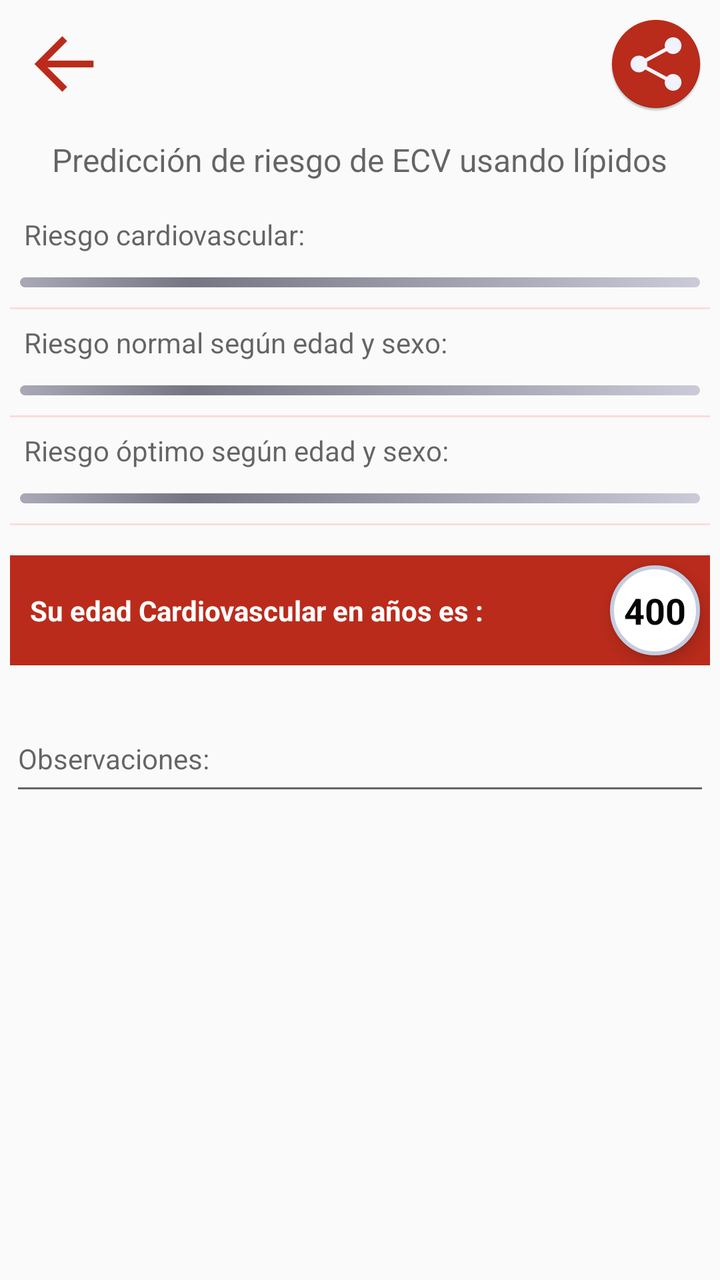
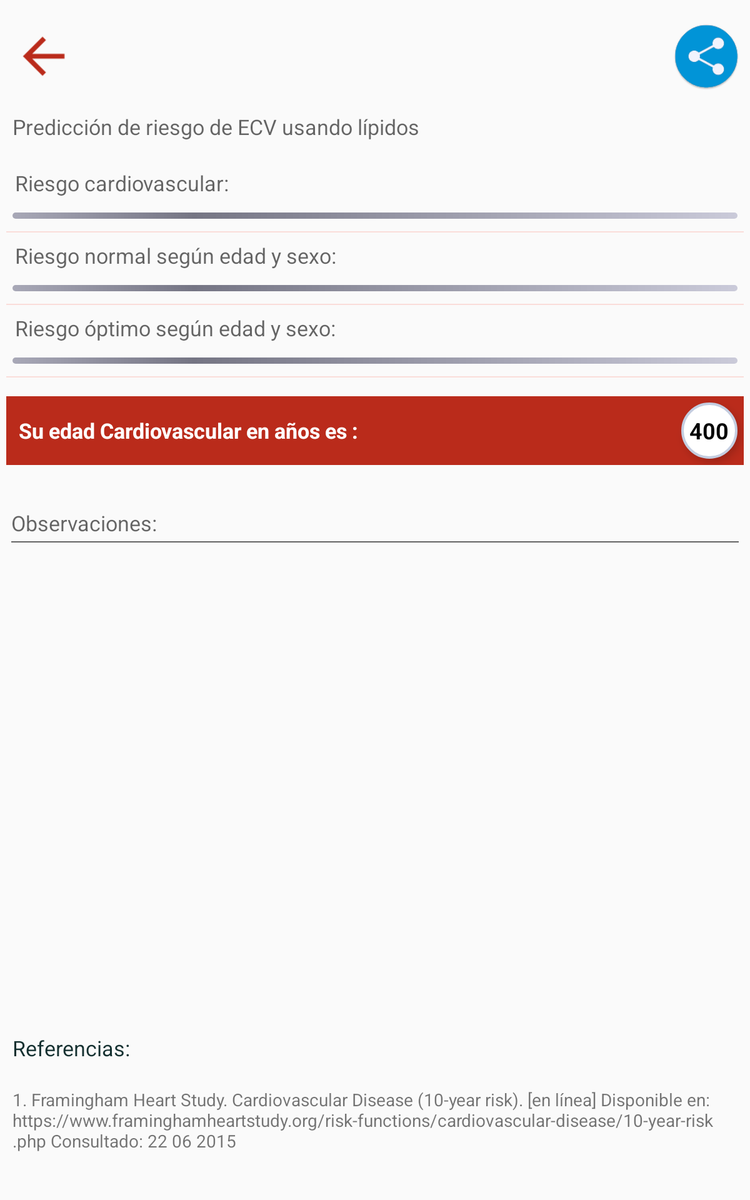

Two renders of one Android screen. The first uses the default layout on a phone; the second uses the alternative layout the repository ships for a different screen configuration, on a matching device. The two XML files are below.
<!-- AndroidManifest.xml: application theme AppTheme -->
<!-- res/layout/view_results_two.xml -->
<?xml version="1.0" encoding="utf-8"?>
<RelativeLayout xmlns:android="http://schemas.android.com/apk/res/android"
    android:layout_width="match_parent"
    android:layout_height="match_parent"
    android:id="@+id/containerDialog"
    android:orientation="vertical">

    <RelativeLayout
        android:orientation="horizontal"
        android:layout_width="match_parent"
        android:layout_height="wrap_content"
        android:id="@+id/linearLayout"
        android:gravity="center"
        android:elevation="5dp">

        <ImageView
            android:id="@+id/Btn_Previous"
            android:layout_width="wrap_content"
            android:layout_height="wrap_content"
            android:layout_gravity="left"

            android:layout_margin="5dp"
            android:src="@mipmap/ic_previous"
            android:padding="3dp" />

        <ImageView
            android:id="@+id/Btn_Share"
            android:layout_width="wrap_content"
            android:layout_height="wrap_content"
            android:layout_gravity="right"
            android:src="@mipmap/ic_share"
            android:layout_alignParentEnd="true"
            android:layout_margin="5dp"
            android:padding="3dp" />
    </RelativeLayout>

    <ScrollView
        android:id="@+id/scrollView2"
        android:layout_width="match_parent"
        android:layout_height="match_parent"
        android:layout_alignParentEnd="true"
        android:layout_alignParentLeft="true"
        android:layout_alignParentRight="true"
        android:layout_alignParentStart="true"
        android:layout_below="@+id/linearLayout"
        android:layout_above="@+id/scrollView3">

        <LinearLayout
            android:layout_width="match_parent"
            android:layout_height="wrap_content"
            android:gravity="center|center_horizontal"
            android:orientation="vertical"
            android:padding="5dp"
            android:weightSum="1">

            <TextView
                android:layout_width="wrap_content"
                android:layout_height="wrap_content"
                android:textAppearance="?android:attr/textAppearanceMedium"
                android:text="@string/title_item1"
                android:id="@+id/textView11"
                android:layout_marginBottom="10dp"
                android:textSize="@dimen/fontSizeTitle" />

            <TextView
                android:id="@+id/textViewResult1"
                android:layout_width="match_parent"
                android:layout_height="wrap_content"
                android:layout_gravity="left|center_vertical"
                android:layout_margin="5dp"
                android:text="@string/message_risk"
                android:textAppearance="?android:attr/textAppearanceMedium"
                android:textSize="@dimen/fontSize"
                android:padding="2dp" />

            <ProgressBar
                android:id="@+id/progressBar1"
                style="?android:attr/progressBarStyleHorizontal"
                android:layout_width="match_parent"
                android:layout_height="5dp"
                android:layout_margin="5dp"
                android:max="100"
                android:maxHeight="30dp"
                android:progressDrawable="@drawable/custom_progressbar"
                android:indeterminate="false" />

            <View
                android:layout_width="match_parent"
                android:layout_height="1dp"
                android:layout_marginTop="5dp"
                android:background="#FADDDA" />
            <TextView
                android:id="@+id/textViewResult2"
                android:layout_width="match_parent"
                android:layout_height="wrap_content"
                android:layout_gravity="left|center_vertical"
                android:layout_margin="5dp"
                android:text="@string/message_risk1"
                android:textAppearance="?android:attr/textAppearanceMedium"
                android:textSize="@dimen/fontSize"
                android:padding="2dp" />

            <ProgressBar
                android:id="@+id/progressBar2"
                style="?android:attr/progressBarStyleHorizontal"
                android:layout_width="match_parent"
                android:layout_height="5dp"
                android:layout_margin="5dp"
                android:max="100"
                android:maxHeight="30dp"
                android:progressDrawable="@drawable/custom_progressbar"
                android:indeterminate="false" />

            <View
                android:layout_width="match_parent"
                android:layout_height="1dp"
                android:layout_marginTop="5dp"
                android:background="#FADDDA" />
            <TextView
                android:id="@+id/textViewResult3"
                android:layout_width="match_parent"
                android:layout_height="wrap_content"
                android:layout_gravity="left|center_vertical"
                android:layout_margin="5dp"
                android:text="@string/message_risk2"
                android:textAppearance="?android:attr/textAppearanceMedium"
                android:textSize="@dimen/fontSize"
                android:padding="2dp" />

            <ProgressBar
                android:id="@+id/progressBar3"
                style="?android:attr/progressBarStyleHorizontal"
                android:layout_width="match_parent"
                android:layout_height="5dp"
                android:layout_margin="5dp"
                android:max="100"
                android:maxHeight="30dp"
                android:progressDrawable="@drawable/custom_progressbar"
                android:indeterminate="false" />

            <View
                android:layout_width="match_parent"
                android:layout_height="1dp"
                android:layout_marginTop="5dp"
                android:background="#FADDDA"
                android:layout_marginBottom="5dp" />

            <RelativeLayout
                android:orientation="horizontal"
                android:layout_width="match_parent"
                android:layout_height="55dp"
                android:background="@color/colorPrimary"
                android:layout_marginTop="10dp"
                android:layout_marginBottom="10dp"
                android:gravity="center_vertical">

                <TextView
                    android:layout_width="200dp"
                    android:layout_height="wrap_content"
                    android:textAppearance="?android:attr/textAppearanceSmall"
                    android:text="@string/message_risk3"
                    android:id="@+id/textView14"
                    android:textColor="#ffffff"
                    android:textSize="@dimen/fontSize"

                    android:textStyle="bold"
                    android:layout_centerVertical="true"
                    android:layout_alignParentLeft="true"
                    android:layout_alignParentStart="true"
                    android:layout_marginLeft="10dp"
                    android:layout_marginTop="10dp"
                    android:layout_marginBottom="10dp"
                    android:layout_toStartOf="@+id/container"
                    android:layout_toLeftOf="@+id/container" />

                <LinearLayout
                    android:orientation="vertical"
                    android:layout_width="45dp"
                    android:layout_height="45dp"
                    android:background="@drawable/shape"
                    android:id="@+id/container"
                    android:elevation="5dp"
                    android:layout_centerVertical="true"
                    android:layout_alignParentRight="true"
                    android:layout_alignParentEnd="true"
                    android:layout_margin="5dp"
                    android:gravity="center_vertical|center_horizontal">

                    <TextView
                        android:layout_width="wrap_content"
                        android:layout_height="wrap_content"
                        android:textAppearance="?android:attr/textAppearanceMedium"
                        android:text="400"
                        android:id="@+id/textViewResultYears"
                        android:textStyle="bold"
                        android:textColor="#050505"
                        android:textSize="18dp" />
                </LinearLayout>

            </RelativeLayout>

            <EditText
                android:layout_width="match_parent"
                android:layout_height="50dp"
                android:inputType="textMultiLine"
                android:hint="@string/observations"
                android:ems="10"
                android:textSize="@dimen/fontSize"
                android:id="@+id/editTextObservation"
                android:layout_marginTop="10dp"
                android:layout_marginBottom="30dp"
                android:layout_weight="0.10" />

        </LinearLayout>
    </ScrollView>

    <ScrollView
        android:layout_width="fill_parent"
        android:layout_height="100dp"
        android:id="@+id/scrollView3"
        android:layout_alignParentBottom="true"
        android:visibility="invisible">

        <LinearLayout
            android:orientation="vertical"
            android:layout_width="match_parent"
            android:layout_height="100dp">

            <TextView
                android:layout_width="wrap_content"
                android:layout_height="wrap_content"
                android:textAppearance="?android:attr/textAppearanceLarge"
                android:text="@string/references"
                android:id="@+id/textView21"
                android:layout_margin="10dp"
                android:layout_gravity="left"
                android:textSize="@dimen/fontSizeTitle" />

            <TextView
                android:layout_width="wrap_content"
                android:layout_height="wrap_content"
                android:textAppearance="?android:attr/textAppearanceSmall"
                android:text="&lt;b>1.&lt;/b> Halub M, Sidwell R. Cardiac Risk Stratification and Protection. Surg Clin N Am 95 (2015) 217–235. \n\n&lt;b>2.&lt;/b> raus, J, et al. Consenso de evaluación del riesgo cardiovascular en cirugía no cardíaca. Rev Arg Cardiol. 2005;73(5):381-396. "
                android:id="@+id/textViewReference"
                android:textSize="@dimen/fontSizeMin"
                android:layout_marginLeft="5dp"
                android:layout_marginTop="5dp"
                android:layout_marginRight="5dp"
                android:layout_marginBottom="10dp"
                android:layout_margin="10dp" />
        </LinearLayout>
    </ScrollView>

</RelativeLayout>
<!-- resources referenced by this layout -->
<resources>
  <color name="colorPrimary">#BA2B1B</color>
  <dimen name="fontSize">14dip</dimen>
  <dimen name="fontSizeMin">12dip</dimen>
  <dimen name="fontSizeTitle">16dip</dimen>
  <!-- drawable custom_progressbar (drawable) -->
  <?xml version="1.0" encoding="utf-8"?>
  <layer-list xmlns:android="http://schemas.android.com/apk/res/android">
      <item android:id="@android:id/background">
          <shape>
              <corners android:radius="5dip" />
              <gradient
                  android:angle="180"
                  android:centerColor="#757584"
                  android:centerY="0.75"
                  android:endColor="#A8A8B7"
                  android:startColor="#CACAD9" />
          </shape>
      </item>
  
      <item android:id="@android:id/secondaryProgress">
          <clip>
              <shape>
                  <corners android:radius="5dip" />
                  <gradient
                      android:angle="180"
                      android:centerColor="#80ffb600"
                      android:centerY="0.75"
                      android:endColor="#a0ffcb00"
                      android:startColor="#80ffd300" />
              </shape>
          </clip>
      </item>
      <item android:id="@android:id/progress">
          <clip>
              <shape>
                  <corners android:radius="5dip" />
                  <gradient
                      android:angle="180"
                      android:centerColor="@color/icons"
                      android:endColor="@color/blue"
                      android:startColor="@color/colorPrimaryDark" />
              </shape>
          </clip>
      </item>
  
  </layer-list>
  <!-- drawable shape (drawable) -->
  <shape
      xmlns:android="http://schemas.android.com/apk/res/android"
      android:shape="rectangle"   >
  
      <solid
          android:color="#ffffff" >
      </solid>
  
      <stroke
          android:width="2dp"
          android:color="#C4CDE0" >
      </stroke>
  
      <padding
          android:left="5dp"
          android:top="5dp"
          android:right="5dp"
          android:bottom="5dp"    >
      </padding>
  
      <corners
          android:radius="50dp"   >
      </corners>
  
  </shape>
  <!-- mipmap ic_previous: png bitmap (mipmap-hdpi, 43091 bytes) -->
  <!-- mipmap ic_share: png bitmap (mipmap-hdpi, 2894 bytes) -->
  <string name="message_risk">Riesgo cardiovascular:</string>
  <string name="message_risk1">Riesgo normal según edad y sexo:</string>
  <string name="message_risk2">Riesgo óptimo según edad y sexo:</string>
  <string name="message_risk3">Su edad Cardiovascular en años es :</string>
  <string name="observations">Observaciones:</string>
  
       //Message calculation
  <string name="references">Referencias:</string>
  <string name="title_item1">Predicción de riesgo de ECV usando lípidos </string>
  <!-- from res/values-v21/ -->
  <style name="AppTheme" parent="Base.Theme.AppCompat.Light.DarkActionBar">
          
          <item name="colorPrimary">@color/colorPrimary</item>
          <item name="colorPrimaryDark">@color/colorPrimaryDark</item>
          <item name="colorAccent">@color/colorAccent</item>
          <item name="android:textColorPrimary">@color/primary_text</item>
          <item name="android:navigationBarColor">@color/black</item>
      </style>
  <color name="icons">#CF6A5F</color>
  <color name="blue">#033678</color>
  <color name="colorPrimaryDark">#8c0000</color>
  <color name="colorAccent">#d50000</color>
  <color name="primary_text">#FFFFFF</color>
  <color name="black">#080808</color>
</resources>
<!-- res/layout-sw600dp/view_results_two.xml (the repository's variant of the layout above) -->
<!-- drawn on a 7-inch tablet held upright -->
<?xml version="1.0" encoding="utf-8"?>
<RelativeLayout xmlns:android="http://schemas.android.com/apk/res/android"
    android:id="@+id/containerDialog"
    android:layout_width="fill_parent"
    android:layout_height="fill_parent"
    android:minHeight="600dp"
    android:minWidth="600dp"
    android:orientation="vertical">

    <RelativeLayout
        android:id="@+id/linearLayout"
        android:layout_width="match_parent"
        android:layout_height="wrap_content"
        android:layout_marginTop="10dp"
        android:elevation="5dp"
        android:gravity="center"
        android:orientation="horizontal">

        <ImageView
            android:id="@+id/Btn_Previous"
            android:layout_width="60dp"
            android:layout_height="60dp"
            android:layout_gravity="left"
            android:layout_margin="5dp"
            android:padding="3dp"
            android:src="@mipmap/ic_previous" />

        <ImageView
            android:id="@+id/Btn_Share"
            android:layout_width="60dp"
            android:layout_height="60dp"
            android:layout_alignParentEnd="true"
            android:layout_gravity="right"
            android:layout_margin="5dp"
            android:padding="3dp"
            android:src="@mipmap/ic_share" />

    </RelativeLayout>

    <LinearLayout
        android:id="@+id/layout_tittle"
        android:layout_width="match_parent"
        android:layout_height="wrap_content"
        android:layout_below="@+id/linearLayout"
        android:layout_margin="5dp"
        android:gravity="left"
        android:orientation="vertical">

        <TextView
            android:id="@+id/textView11"
            android:layout_width="wrap_content"
            android:layout_height="wrap_content"
            android:text="@string/title_item1"
            android:textAppearance="?android:attr/textAppearanceMedium"
            android:textSize="@dimen/fontSize600"
            android:layout_margin="5dp" />
    </LinearLayout>

    <ScrollView
        android:id="@+id/scrollView2"
        android:layout_width="match_parent"
        android:layout_height="300dp"
        android:layout_alignParentEnd="true"
        android:layout_alignParentLeft="true"
        android:layout_alignParentRight="true"
        android:layout_alignParentStart="true"
        android:layout_below="@+id/layout_tittle"
        android:layout_above="@+id/layout_referencias">

        <LinearLayout
            android:layout_width="match_parent"
            android:layout_height="wrap_content"
            android:gravity="center|center_horizontal"
            android:orientation="vertical"
            android:padding="5dp"
            android:weightSum="1">

            <TextView
                android:id="@+id/textViewResult1"
                android:layout_width="match_parent"
                android:layout_height="wrap_content"
                android:layout_gravity="left|center_vertical"
                android:layout_margin="5dp"
                android:padding="2dp"
                android:text="@string/message_risk"
                android:textAppearance="?android:attr/textAppearanceMedium"
                android:textSize="@dimen/fontSize600" />

            <ProgressBar
                android:id="@+id/progressBar1"
                style="?android:attr/progressBarStyleHorizontal"
                android:layout_width="match_parent"
                android:layout_height="5dp"
                android:layout_margin="5dp"
                android:indeterminate="false"
                android:max="100"
                android:maxHeight="30dp"
                android:progressDrawable="@drawable/custom_progressbar" />

            <View
                android:layout_width="match_parent"
                android:layout_height="1dp"
                android:layout_marginTop="5dp"
                android:background="#FADDDA" />

            <TextView
                android:id="@+id/textViewResult2"
                android:layout_width="match_parent"
                android:layout_height="wrap_content"
                android:layout_gravity="left|center_vertical"
                android:layout_margin="5dp"
                android:padding="2dp"
                android:text="@string/message_risk1"
                android:textAppearance="?android:attr/textAppearanceMedium"
                android:textSize="@dimen/fontSize600" />

            <ProgressBar
                android:id="@+id/progressBar2"
                style="?android:attr/progressBarStyleHorizontal"
                android:layout_width="match_parent"
                android:layout_height="5dp"
                android:layout_margin="5dp"
                android:indeterminate="false"
                android:max="100"
                android:maxHeight="30dp"
                android:progressDrawable="@drawable/custom_progressbar" />

            <View
                android:layout_width="match_parent"
                android:layout_height="1dp"
                android:layout_marginTop="5dp"
                android:background="#FADDDA" />

            <TextView
                android:id="@+id/textViewResult3"
                android:layout_width="match_parent"
                android:layout_height="wrap_content"
                android:layout_gravity="left|center_vertical"
                android:layout_margin="5dp"
                android:padding="2dp"
                android:text="@string/message_risk2"
                android:textAppearance="?android:attr/textAppearanceMedium"
                android:textSize="@dimen/fontSize600" />

            <ProgressBar
                android:id="@+id/progressBar3"
                style="?android:attr/progressBarStyleHorizontal"
                android:layout_width="match_parent"
                android:layout_height="5dp"
                android:layout_margin="5dp"
                android:indeterminate="false"
                android:max="100"
                android:maxHeight="30dp"
                android:progressDrawable="@drawable/custom_progressbar" />

            <View
                android:layout_width="match_parent"
                android:layout_height="1dp"
                android:layout_marginBottom="5dp"
                android:layout_marginTop="5dp"
                android:background="#FADDDA" />

            <RelativeLayout
                android:layout_width="match_parent"
                android:layout_height="55dp"
                android:layout_marginBottom="10dp"
                android:layout_marginTop="10dp"
                android:background="@color/colorPrimary"
                android:gravity="center_vertical"
                android:orientation="horizontal">

                <TextView
                    android:id="@+id/textView14"
                    android:layout_width="200dp"
                    android:layout_height="wrap_content"
                    android:layout_alignParentLeft="true"
                    android:layout_alignParentStart="true"
                    android:layout_centerVertical="true"
                    android:layout_marginBottom="10dp"

                    android:layout_marginLeft="10dp"
                    android:layout_marginTop="10dp"
                    android:layout_toLeftOf="@+id/container"
                    android:layout_toStartOf="@+id/container"
                    android:text="@string/message_risk3"
                    android:textAppearance="?android:attr/textAppearanceSmall"
                    android:textColor="#ffffff"
                    android:textSize="@dimen/fontSize600"
                    android:textStyle="bold" />

                <LinearLayout
                    android:id="@+id/container"
                    android:layout_width="45dp"
                    android:layout_height="45dp"
                    android:layout_alignParentEnd="true"
                    android:layout_alignParentRight="true"
                    android:layout_centerVertical="true"
                    android:layout_margin="5dp"
                    android:background="@drawable/shape"
                    android:elevation="5dp"
                    android:gravity="center_vertical|center_horizontal"
                    android:orientation="vertical">

                    <TextView
                        android:id="@+id/textViewResultYears"
                        android:layout_width="wrap_content"
                        android:layout_height="wrap_content"
                        android:text="400"
                        android:textAppearance="?android:attr/textAppearanceMedium"
                        android:textColor="#050505"
                        android:textSize="18dp"
                        android:textStyle="bold" />
                </LinearLayout>

            </RelativeLayout>

            <EditText
                android:id="@+id/editTextObservation"
                android:layout_width="match_parent"
                android:layout_height="50dp"
                android:layout_marginBottom="30dp"
                android:layout_marginTop="10dp"
                android:layout_weight="0.10"
                android:ems="10"
                android:hint="@string/observations"
                android:inputType="textMultiLine"
                android:textSize="@dimen/fontSize600" />

        </LinearLayout>
    </ScrollView>

    <LinearLayout
        android:id="@+id/layout_referencias"
        android:layout_width="match_parent"
        android:layout_height="wrap_content"
        android:orientation="vertical"
        android:layout_above="@+id/scrollView8">

        <TextView
            android:id="@+id/textView21"
            android:layout_width="match_parent"
            android:layout_height="wrap_content"
            android:layout_gravity="left"
            android:layout_margin="10dp"
            android:text="@string/references"
            android:textAppearance="?android:attr/textAppearanceLarge"
            android:textColor="@color/background_material_dark"
            android:textSize="@dimen/fontSize600"
            android:gravity="left" />
    </LinearLayout>

  <ScrollView
      android:layout_width="match_parent"
      android:layout_height="100dp"
      android:layout_alignParentBottom="true"
      android:id="@+id/scrollView8">


          <LinearLayout
              android:id="@+id/textoReferencias"
              android:layout_width="match_parent"
              android:layout_height="wrap_content"
              android:orientation="vertical">

              <TextView
                  android:id="@+id/textViewReference"
                  android:layout_width="match_parent"
                  android:layout_height="wrap_content"
                  android:layout_margin="10dp"
                  android:layout_marginBottom="10dp"
                  android:layout_marginLeft="5dp"
                  android:layout_marginRight="5dp"
                  android:layout_marginTop="5dp"
                  android:text="@string/ref1"
                  android:textAppearance="?android:attr/textAppearanceSmall"
                  android:textSize="@dimen/fontSize"
                  android:gravity="left" />
          </LinearLayout>


  </ScrollView>

</RelativeLayout>
<!-- resources referenced by the variant -->
<!-- as a 7-inch tablet held upright resolves them -->
<resources>
  <color name="background_material_dark">#143030</color>
  <color name="colorPrimary">#BA2B1B</color>
  <dimen name="fontSize">14dip</dimen>
  <dimen name="fontSize600">17dip</dimen>
  <!-- drawable custom_progressbar (drawable) -->
  <?xml version="1.0" encoding="utf-8"?>
  <layer-list xmlns:android="http://schemas.android.com/apk/res/android">
      <item android:id="@android:id/background">
          <shape>
              <corners android:radius="5dip" />
              <gradient
                  android:angle="180"
                  android:centerColor="#757584"
                  android:centerY="0.75"
                  android:endColor="#A8A8B7"
                  android:startColor="#CACAD9" />
          </shape>
      </item>
  
      <item android:id="@android:id/secondaryProgress">
          <clip>
              <shape>
                  <corners android:radius="5dip" />
                  <gradient
                      android:angle="180"
                      android:centerColor="#80ffb600"
                      android:centerY="0.75"
                      android:endColor="#a0ffcb00"
                      android:startColor="#80ffd300" />
              </shape>
          </clip>
      </item>
      <item android:id="@android:id/progress">
          <clip>
              <shape>
                  <corners android:radius="5dip" />
                  <gradient
                      android:angle="180"
                      android:centerColor="@color/icons"
                      android:endColor="@color/blue"
                      android:startColor="@color/colorPrimaryDark" />
              </shape>
          </clip>
      </item>
  
  </layer-list>
  <!-- drawable shape (drawable) -->
  <shape
      xmlns:android="http://schemas.android.com/apk/res/android"
      android:shape="rectangle"   >
  
      <solid
          android:color="#ffffff" >
      </solid>
  
      <stroke
          android:width="2dp"
          android:color="#C4CDE0" >
      </stroke>
  
      <padding
          android:left="5dp"
          android:top="5dp"
          android:right="5dp"
          android:bottom="5dp"    >
      </padding>
  
      <corners
          android:radius="50dp"   >
      </corners>
  
  </shape>
  <!-- mipmap ic_previous: png bitmap (mipmap-hdpi, 43091 bytes) -->
  <!-- mipmap ic_share: png bitmap (mipmap-hdpi, 2894 bytes) -->
  <string name="message_risk">Riesgo cardiovascular:</string>
  <string name="message_risk1">Riesgo normal según edad y sexo:</string>
  <string name="message_risk2">Riesgo óptimo según edad y sexo:</string>
  <string name="message_risk3">Su edad Cardiovascular en años es :</string>
  <string name="observations">Observaciones:</string>
  
       //Message calculation
  <string name="ref1">1. Framingham Heart Study. Cardiovascular Disease (10-year risk). [en línea] Disponible en: https://www.framinghamheartstudy.org/risk-functions/cardiovascular-disease/10-year-risk.php Consultado: 22 06 2015</string>
  <string name="references">Referencias:</string>
  <string name="title_item1">Predicción de riesgo de ECV usando lípidos </string>
  <!-- from res/values-v21/ -->
  <style name="AppTheme" parent="Base.Theme.AppCompat.Light.DarkActionBar">
          
          <item name="colorPrimary">@color/colorPrimary</item>
          <item name="colorPrimaryDark">@color/colorPrimaryDark</item>
          <item name="colorAccent">@color/colorAccent</item>
          <item name="android:textColorPrimary">@color/primary_text</item>
          <item name="android:navigationBarColor">@color/black</item>
      </style>
  <color name="icons">#CF6A5F</color>
  <color name="blue">#033678</color>
  <color name="colorPrimaryDark">#8c0000</color>
  <color name="colorAccent">#d50000</color>
  <color name="primary_text">#FFFFFF</color>
  <color name="black">#080808</color>
</resources>
